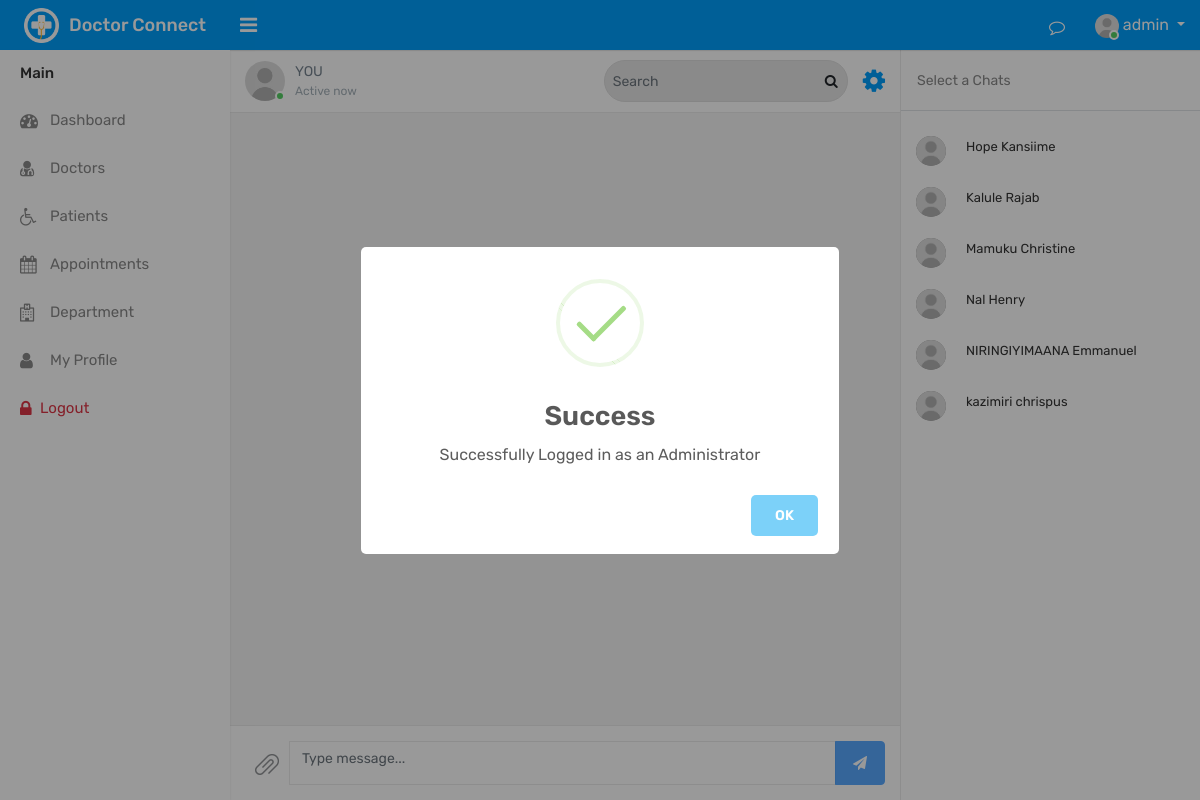
The page /?view=chat (signed in) on the database as committed earlier.
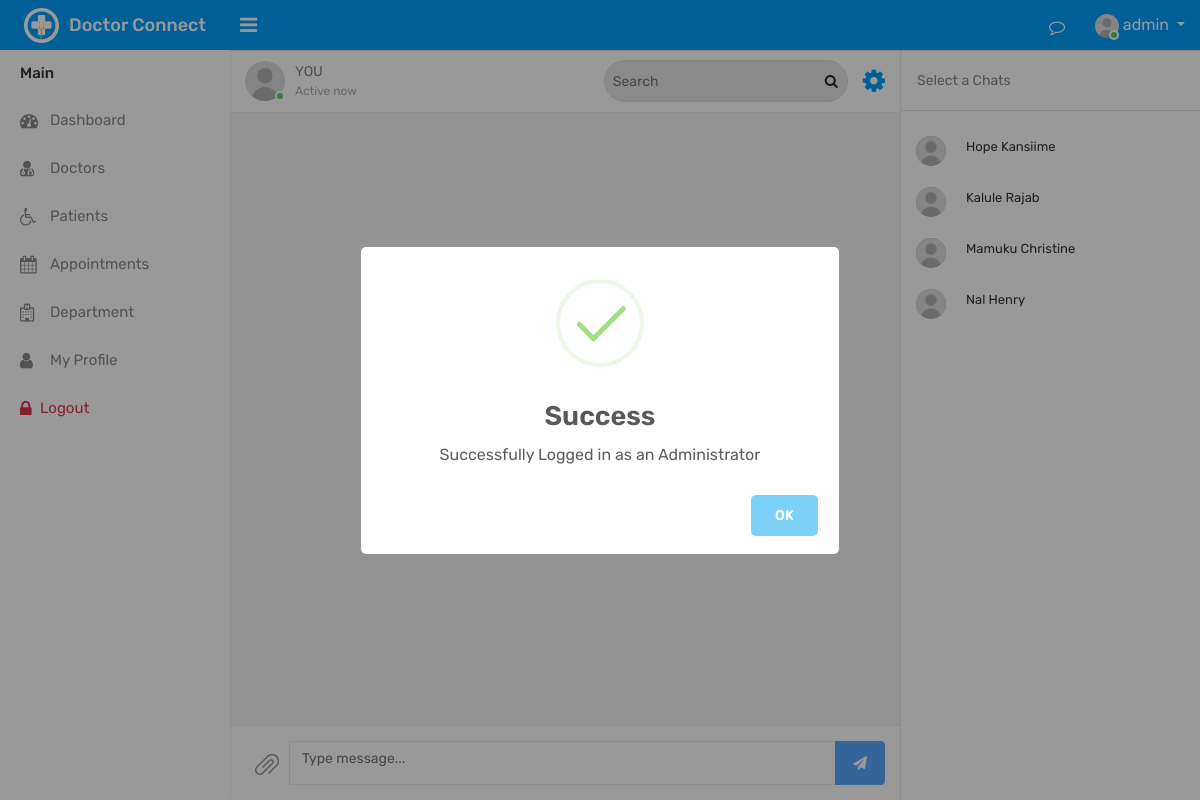
The same page on the database as committed later.
### tables this page shows
CREATE TABLE `patients` (
  `patient_id` int(11) NOT NULL,
  `patient_first_name` varchar(255) NOT NULL,
  `patient_last_name` varchar(255) NOT NULL,
  `patient_email` varchar(255) NOT NULL,
  `patient_contact` varchar(255) NOT NULL,
  `patient_age` int(3) NOT NULL,
  `patient_gender` varchar(11) NOT NULL DEFAULT 'm',
  `patient_profile_image` varchar(255) NOT NULL DEFAULT 'user.jpg',
  `patient_password` varchar(255) NOT NULL,
  `patient_create_date` timestamp NOT NULL DEFAULT current_timestamp()
);

### backend/db/db.php (called while the page is built)
<?php
class DB{
   public static   $db = null;
   public static function getConnection(){
      try{
      $host = "localhost";
      $dbname  = "hospital";
      DB::$db = new PDO("mysql:host=$host;dbname=$dbname","admin","admin");
      DB::$db->setAttribute(PDO::ATTR_ERRMODE,PDO::ERRMODE_EXCEPTION);
      }catch(Exception $e){
         print_r($e->getMessage());
      }
      return DB::$db;
   }
}

### backend/controllers/patients_controller.php (called while the page is built, shortened)
<?php
function getPatients(){
     return DB::getConnection()->query("SELECT * FROM patients")->fetchAll();
}

### routes/routes.php (called while the page is built, shortened)
<?php
$view = "";
require("backend/db/db.php");
require("backend/controllers/patients_controller.php");
if(isset($_GET["view"])){
  $view = $_GET["view"];
}
if($view=="chat"){
  $patients = getPatients();
}

### views/chat.php (the view, shortened to what the changed rows need)
<div class="page-wrapper">
    <div class="chat-main-row">
        <div class="chat-main-wrapper">
            <div class="col-lg-3 message-view chat-profile-view chat-sidebar" id="chat_sidebar">
                <div class="chat-window video-window">
                    <div class="tab-content chat-contents">
                        <div class="content-full tab-pane active" id="calls_tab">
                            <div class="chat-wrap-inner">
                                <div class="chat-box">
                                    <div class="chats">
                                    <?php if($_SESSION["role"]!="patient"):?>
                                        <?php foreach($patients as $patient): ?>
                                        <div class="chat chat-left">
                                            <div class="chat-avatar">
                                                <a href="#" class="avatar">
                                                    <img alt="Cristina Groves" src="assets/img/user.jpg" class="img-fluid rounded-circle">
                                                </a>
                                                <?php
                                                $_doctor = $_SESSION["user"][0]["doctor_id"];
                                                ?>
                                            </div>
                                            <div class="chat-body">
                                                <div class="chat-bubble">
                                                    <div class="chat-content">
                                                    <a href="?view=chat&doctor_id=<?php  echo $_doctor ?>&patient_id=<?php echo $patient["patient_id"] ?>&name=<?php echo "Patient. ".$patient["patient_first_name"]?>"><span class="chat-user"><?php echo $patient["patient_first_name"] ?> <?php echo $patient["patient_last_name"] ?>  </span></a>
                                                    </div>
                                                </div>
                                            </div>
                                        </div>
                                        <?php endforeach ?>
                                        <?php endif ?>
                                    </div>
                                </div>
                            </div>
                        </div>
                    </div>
                </div>
            </div>
        </div>
    </div>
</div>

Rows that differ between the two databases and show on the page:
removed patients: patient_first_name "NIRINGIYIMAANA", patient_last_name "Emmanuel"
removed patients: patient_first_name "kazimiri", patient_last_name "chrispus"
